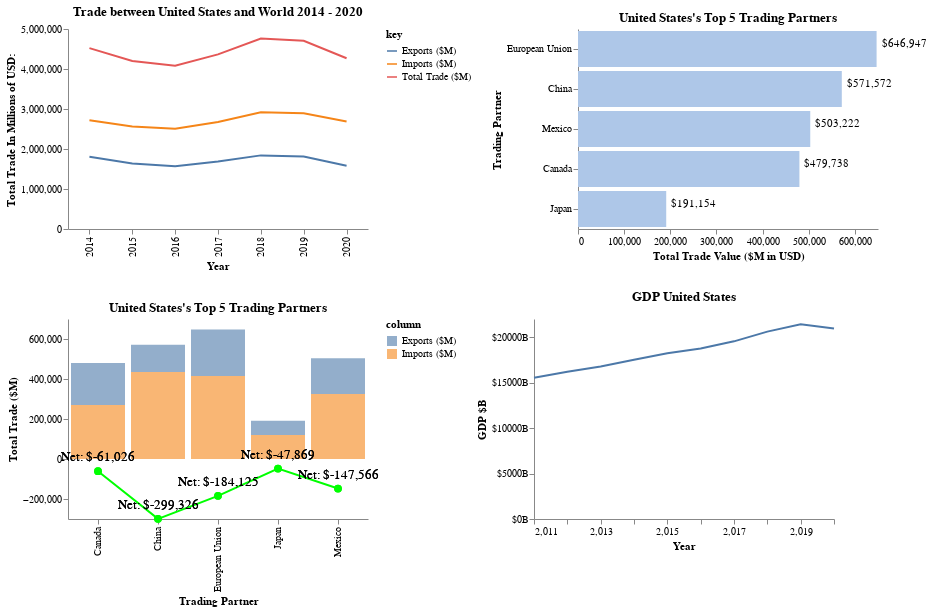

The notebook cell saved with this chart:
### Code cell
from libraries.import_export_data_objects import import_export_data as Import_Export_Data
from libraries.altair_renderings import AltairRenderings
from libraries.utility import Utility
import os
import altair as alt
my_altair = AltairRenderings()
my_data = Import_Export_Data()

source_country = "United States"
target_country = "China"



my_chart = my_altair.get_charts_for_click_from_world_map(source_country)
my_chart

my_chart = my_altair.get_charts_for_country_dill_down(source_country,target_country,width=350,height=200)
my_chart
